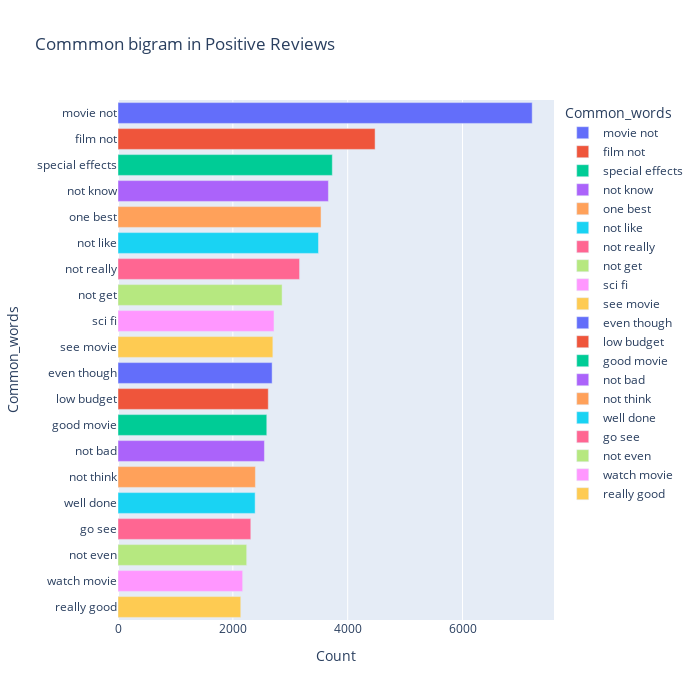

This figure's notebook cell:
### Code cell
# most_common_uni = get_top_text_ngrams(df.Reviews_clean[df['Ratings']>=7],20,2)
most_common_uni = get_top_text_ngrams(df.Reviews[df['Ratings']>=7],20,2)
most_common_uni = dict(most_common_uni)
temp = pd.DataFrame(columns = ["Common_words" , 'Count'])
temp["Common_words"] = list(most_common_uni.keys())
temp["Count"] = list(most_common_uni.values())
fig = px.bar(temp, x="Count", y="Common_words", title='Commmon bigram in Positive Reviews', orientation='h', 
             width=700, height=700,color='Common_words')
fig.show()

### Figure 1 — Plotly figure (JSON) as saved in the notebook; plotly's stock layout.template omitted (floating-point values rounded to 4 significant figures)
{"data": [{"alignmentgroup": "True", "hovertemplate": "Common_words=%{y}<br>Count=%{x}<extra></extra>", "legendgroup": "movie not", "marker": {"color": "#636efa", "pattern": {"shape": ""}}, "name": "movie not", "offsetgroup": "movie not", "orientation": "h", "showlegend": true, "textposition": "auto", "type": "bar", "x": [7213], "xaxis": "x", "y": ["movie not"], "yaxis": "y"}, {"alignmentgroup": "True", "hovertemplate": "Common_words=%{y}<br>Count=%{x}<extra></extra>", "legendgroup": "film not", "marker": {"color": "#EF553B", "pattern": {"shape": ""}}, "name": "film not", "offsetgroup": "film not", "orientation": "h", "showlegend": true, "textposition": "auto", "type": "bar", "x": [4477], "xaxis": "x", "y": ["film not"], "yaxis": "y"}, {"alignmentgroup": "True", "hovertemplate": "Common_words=%{y}<br>Count=%{x}<extra></extra>", "legendgroup": "special effects", "marker": {"color": "#00cc96", "pattern": {"shape": ""}}, "name": "special effects", "offsetgroup": "special effects", "orientation": "h", "showlegend": true, "textposition": "auto", "type": "bar", "x": [3732], "xaxis": "x", "y": ["special effects"], "yaxis": "y"}, {"alignmentgroup": "True", "hovertemplate": "Common_words=%{y}<br>Count=%{x}<extra></extra>", "legendgroup": "not know", "marker": {"color": "#ab63fa", "pattern": {"shape": ""}}, "name": "not know", "offsetgroup": "not know", "orientation": "h", "showlegend": true, "textposition": "auto", "type": "bar", "x": [3664], "xaxis": "x", "y": ["not know"], "yaxis": "y"}, {"alignmentgroup": "True", "hovertemplate": "Common_words=%{y}<br>Count=%{x}<extra></extra>", "legendgroup": "one best", "marker": {"color": "#FFA15A", "pattern": {"shape": ""}}, "name": "one best", "offsetgroup": "one best", "orientation": "h", "showlegend": true, "textposition": "auto", "type": "bar", "x": [3536], "xaxis": "x", "y": ["one best"], "yaxis": "y"}, {"alignmentgroup": "True", "hovertemplate": "Common_words=%{y}<br>Count=%{x}<extra></extra>", "legendgroup": "not like", "marker": {"color": "#19d3f3", "pattern": {"shape": ""}}, "name": "not like", "offsetgroup": "not like", "orientation": "h", "showlegend": true, "textposition": "auto", "type": "bar", "x": [3491], "xaxis": "x", "y": ["not like"], "yaxis": "y"}, {"alignmentgroup": "True", "hovertemplate": "Common_words=%{y}<br>Count=%{x}<extra></extra>", "legendgroup": "not really", "marker": {"color": "#FF6692", "pattern": {"shape": ""}}, "name": "not really", "offsetgroup": "not really", "orientation": "h", "showlegend": true, "textposition": "auto", "type": "bar", "x": [3162], "xaxis": "x", "y": ["not really"], "yaxis": "y"}, {"alignmentgroup": "True", "hovertemplate": "Common_words=%{y}<br>Count=%{x}<extra></extra>", "legendgroup": "not get", "marker": {"color": "#B6E880", "pattern": {"shape": ""}}, "name": "not get", "offsetgroup": "not get", "orientation": "h", "showlegend": true, "textposition": "auto", "type": "bar", "x": [2858], "xaxis": "x", "y": ["not get"], "yaxis": "y"}, {"alignmentgroup": "True", "hovertemplate": "Common_words=%{y}<br>Count=%{x}<extra></extra>", "legendgroup": "sci fi", "marker": {"color": "#FF97FF", "pattern": {"shape": ""}}, "name": "sci fi", "offsetgroup": "sci fi", "orientation": "h", "showlegend": true, "textposition": "auto", "type": "bar", "x": [2717], "xaxis": "x", "y": ["sci fi"], "yaxis": "y"}, {"alignmentgroup": "True", "hovertemplate": "Common_words=%{y}<br>Count=%{x}<extra></extra>", "legendgroup": "see movie", "marker": {"color": "#FECB52", "pattern": {"shape": ""}}, "name": "see movie", "offsetgroup": "see movie", "orientation": "h", "showlegend": true, "textposition": "auto", "type": "bar", "x": [2697], "xaxis": "x", "y": ["see movie"], "yaxis": "y"}, {"alignmentgroup": "True", "hovertemplate": "Common_words=%{y}<br>Count=%{x}<extra></extra>", "legendgroup": "even though", "marker": {"color": "#636efa", "pattern": {"shape": ""}}, "name": "even though", "offsetgroup": "even though", "orientation": "h", "showlegend": true, "textposition": "auto", "type": "bar", "x": [2684], "xaxis": "x", "y": ["even though"], "yaxis": "y"}, {"alignmentgroup": "True", "hovertemplate": "Common_words=%{y}<br>Count=%{x}<extra></extra>", "legendgroup": "low budget", "marker": {"color": "#EF553B", "pattern": {"shape": ""}}, "name": "low budget", "offsetgroup": "low budget", "orientation": "h", "showlegend": true, "textposition": "auto", "type": "bar", "x": [2617], "xaxis": "x", "y": ["low budget"], "yaxis": "y"}, {"alignmentgroup": "True", "hovertemplate": "Common_words=%{y}<br>Count=%{x}<extra></extra>", "legendgroup": "good movie", "marker": {"color": "#00cc96", "pattern": {"shape": ""}}, "name": "good movie", "offsetgroup": "good movie", "orientation": "h", "showlegend": true, "textposition": "auto", "type": "bar", "x": [2591], "xaxis": "x", "y": ["good movie"], "yaxis": "y"}, {"alignmentgroup": "True", "hovertemplate": "Common_words=%{y}<br>Count=%{x}<extra></extra>", "legendgroup": "not bad", "marker": {"color": "#ab63fa", "pattern": {"shape": ""}}, "name": "not bad", "offsetgroup": "not bad", "orientation": "h", "showlegend": true, "textposition": "auto", "type": "bar", "x": [2550], "xaxis": "x", "y": ["not bad"], "yaxis": "y"}, {"alignmentgroup": "True", "hovertemplate": "Common_words=%{y}<br>Count=%{x}<extra></extra>", "legendgroup": "not think", "marker": {"color": "#FFA15A", "pattern": {"shape": ""}}, "name": "not think", "offsetgroup": "not think", "orientation": "h", "showlegend": true, "textposition": "auto", "type": "bar", "x": [2393], "xaxis": "x", "y": ["not think"], "yaxis": "y"}, {"alignmentgroup": "True", "hovertemplate": "Common_words=%{y}<br>Count=%{x}<extra></extra>", "legendgroup": "well done", "marker": {"color": "#19d3f3", "pattern": {"shape": ""}}, "name": "well done", "offsetgroup": "well done", "orientation": "h", "showlegend": true, "textposition": "auto", "type": "bar", "x": [2388], "xaxis": "x", "y": ["well done"], "yaxis": "y"}, {"alignmentgroup": "True", "hovertemplate": "Common_words=%{y}<br>Count=%{x}<extra></extra>", "legendgroup": "go see", "marker": {"color": "#FF6692", "pattern": {"shape": ""}}, "name": "go see", "offsetgroup": "go see", "orientation": "h", "showlegend": true, "textposition": "auto", "type": "bar", "x": [2313], "xaxis": "x", "y": ["go see"], "yaxis": "y"}, {"alignmentgroup": "True", "hovertemplate": "Common_words=%{y}<br>Count=%{x}<extra></extra>", "legendgroup": "not even", "marker": {"color": "#B6E880", "pattern": {"shape": ""}}, "name": "not even", "offsetgroup": "not even", "orientation": "h", "showlegend": true, "textposition": "auto", "type": "bar", "x": [2241], "xaxis": "x", "y": ["not even"], "yaxis": "y"}, {"alignmentgroup": "True", "hovertemplate": "Common_words=%{y}<br>Count=%{x}<extra></extra>", "legendgroup": "watch movie", "marker": {"color": "#FF97FF", "pattern": {"shape": ""}}, "name": "watch movie", "offsetgroup": "watch movie", "orientation": "h", "showlegend": true, "textposition": "auto", "type": "bar", "x": [2171], "xaxis": "x", "y": ["watch movie"], "yaxis": "y"}, {"alignmentgroup": "True", "hovertemplate": "Common_words=%{y}<br>Count=%{x}<extra></extra>", "legendgroup": "really good", "marker": {"color": "#FECB52", "pattern": {"shape": ""}}, "name": "really good", "offsetgroup": "really good", "orientation": "h", "showlegend": true, "textposition": "auto", "type": "bar", "x": [2138], "xaxis": "x", "y": ["really good"], "yaxis": "y"}], "layout": {"barmode": "relative", "height": 700, "legend": {"title": {"text": "Common_words"}, "tracegroupgap": 0}, "title": {"text": "Commmon bigram in Positive Reviews"}, "width": 700, "xaxis": {"anchor": "y", "domain": [0, 1], "title": {"text": "Count"}}, "yaxis": {"anchor": "x", "categoryarray": ["really good", "watch movie", "not even", "go see", "well done", "not think", "not bad", "good movie", "low budget", "even though", "see movie", "sci fi", "not get", "not really", "not like", "one best", "not know", "special effects", "film not", "movie not"], "categoryorder": "array", "domain": [0, 1], "title": {"text": "Common_words"}}}}
